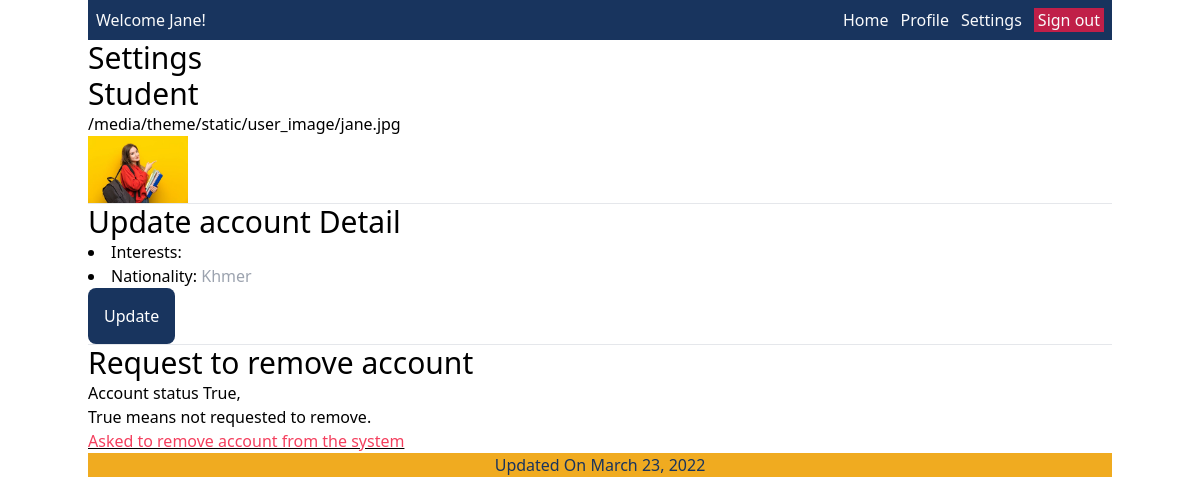
Page /settings (signed in) on the committed database.
### spapp/models.py (models this page shows, shortened)
class Student(models.Model):
    user = models.OneToOneField(User, on_delete=models.CASCADE)
    id_number = models.CharField(max_length=10)
    date_of_birth = models.DateField(null=True)
    nationality = models.CharField(max_length=30, null=True)
    major = models.ForeignKey(Major, on_delete=models.CASCADE, null=True)
    bio_char = models.CharField(max_length=100, null=True)
    interests = models.CharField(max_length=100, null=True)
    phone_number = models.CharField(max_length=12, null=True)
    image = models.ImageField(upload_to='theme/static/user_image', null=True)
    website = models.CharField(max_length=12, null=True)

### spapp/views.py (the view, shortened to what this page needs)
# urls.py: path("settings", views.SettingsPage.as_view(), name="settings"),
class SettingsPage(LoginRequiredMixin, generic.TemplateView):
    login_url = 'spapp:login'
    template_name = "pages/student/settings.html"
    form_update_student = StudentForm
    def get_context_data(self, **kwargs):
        context = super().get_context_data(**kwargs)
        try:
            context['student'] = get_object_or_404(
                Student, user=self.request.user)
            context['update_student'] = self.form_update_student()
            context['account_status'] = not bool(
                len(AccountRemovalRequest.objects.filter(student=self.request.user.student)))
            return context
        except:
            messages.add_message(
                self.request, messages.WARNING, "You are not a student")
            return context

### spapp/forms.py
class StudentForm(forms.ModelForm):
    nationality = forms.CharField(widget=forms.TextInput(
        attrs={
            'type': 'text',
            'placeholder': 'Khmer',
            'class': ""
        }
    ))
    class Meta:
        model = Student
        fields = ['interests',  'nationality']

### theme/templates/pages/student/settings.html
{% extends "components/student/layout.html" %}
{% block content %}
<h1> Settings </h1>
<h2> Student </h2>
{{ student.image.url }}
<img height="100px" width="100px" src="{{student.image.url}}"></img>
<hr />
{% include "components/student/update_account_detail.html" with form=update_student  %}
<hr />
<h2> Request to remove account </h2>
<p> Account status {{ account_status }}, </p>
<p>  True means not requested to remove. </p>
<a class="underline" href="{% url 'spapp:req_remove_account' %}"><span class="text-rose-500"> Asked to remove account from the system </span> </a>
{% endblock %}

### theme/templates/components/student/header.html
<div class="text-gray-50 bg-primary">
    <div class="flex flex-row justify-between px-2 py-2 gap-2">
        <div>
            <a href="{% url 'spapp:dashboard' %}"> Welcome {{ user.first_name }}! </a>
        </div>
        <div class="flex flex-row justify-between gap-3">
            <a href="{% url 'spapp:dashboard' %}"> Home </a>
            <a href="{% url 'spapp:profile' %}"> Profile </a>
            <a href="{% url 'spapp:settings' %}"> Settings </a>
            <a href="{% url 'spapp:logout' %}" class="px-1 bg-red "> Sign out </a>
        </div>
    </div>
</div>

### rows in the picture
Student: image "/media/theme/static/user_image/jane.jpg", image (picture)

### other values in the picture
{{ user.first_name }} "Jane"
{{ account_status }} "True"
